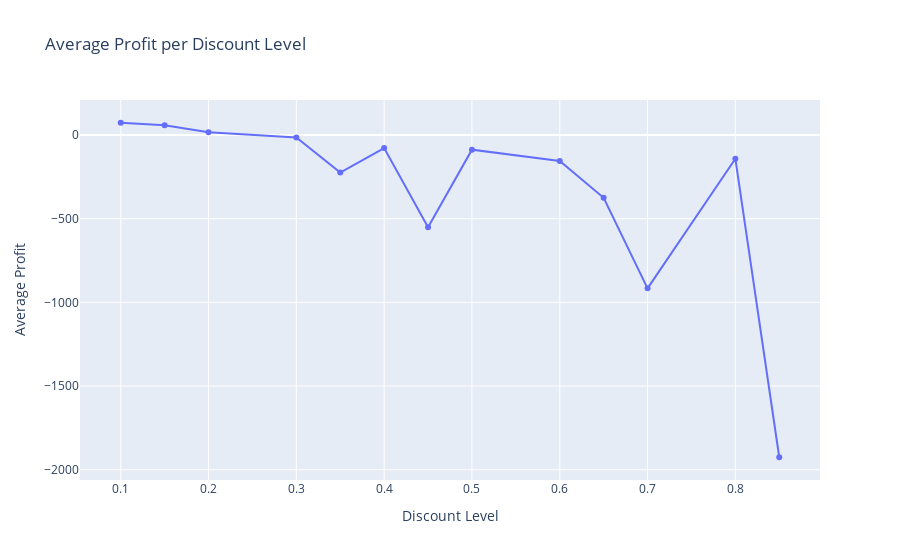

Notebook source saved alongside this figure:
### Code cell
import plotly.express as px

disc_df = df[df['Discount'] != 0].groupby('Discount')['Profit'].mean().reset_index()

fig = px.line(
    disc_df,
    x='Discount',
    y='Profit',
    markers=True,
    title='Average Profit per Discount Level',
    labels={'Discount': 'Discount Level', 'Profit': 'Average Profit'}
)

fig.show()

### Figure 1 — Plotly figure (JSON) as saved in the notebook; plotly's stock layout.template omitted (floating-point values rounded to 4 significant figures)
{"data": [{"hovertemplate": "Discount Level=%{x}<br>Average Profit=%{y}<extra></extra>", "legendgroup": "", "line": {"color": "#636efa", "dash": "solid"}, "marker": {"symbol": "circle"}, "mode": "lines+markers", "name": "", "orientation": "v", "showlegend": false, "type": "scatter", "x": [0.1, 0.15, 0.2, 0.3, 0.35, 0.4, 0.45, 0.5, 0.6, 0.65, 0.7, 0.8, 0.85], "xaxis": "x", "y": [72.68, 58.01, 15.5, -15.88, -225.1, -78.64, -552.0, -88.04, -155.7, -375.7, -916.2, -142.0, -1925.0], "yaxis": "y"}], "layout": {"legend": {"tracegroupgap": 0}, "title": {"text": "Average Profit per Discount Level"}, "xaxis": {"anchor": "y", "domain": [0, 1], "title": {"text": "Discount Level"}}, "yaxis": {"anchor": "x", "domain": [0, 1], "title": {"text": "Average Profit"}}}}
